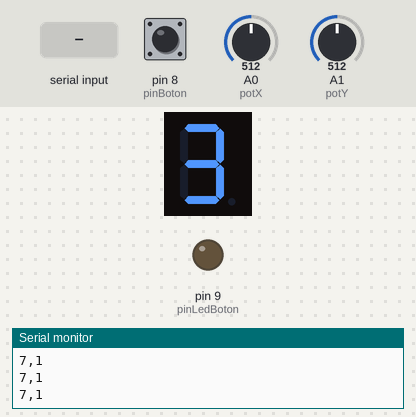
This sketch was run on a simulated Arduino Uno, built with avr-gcc and run on an emulated ATmega328P. On the bench: 1-digit seven-segment display, output pins drawn as LEDs (lit = HIGH), the last lines printed to the serial monitor. Wiring (inferred from the names in the program): 1-digit 7-segment display, segments lit when HIGH: segments pin 11, pin 10, pin 5, pin 6, pin 7, pin 12, pin 13. The inputs (shaded band) are chosen by the test bench; at power-on: pin 8 (pinBoton) HIGH, A0 (potX) = 512, A1 (potY) = 512. The segment pins are drawn as the display they are named for; pins used as bus, display or sensor lines are not drawn.

Above: at 1.2 s.
1.3 s: pin 8 (pinBoton) pulled LOW for 0.15 s
At 1.38 s:
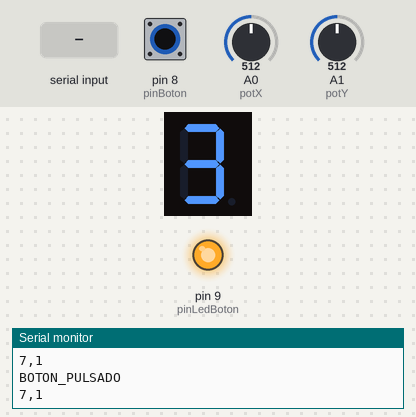
2.9 s: "0\n" received over Serial
At 3.8 s:
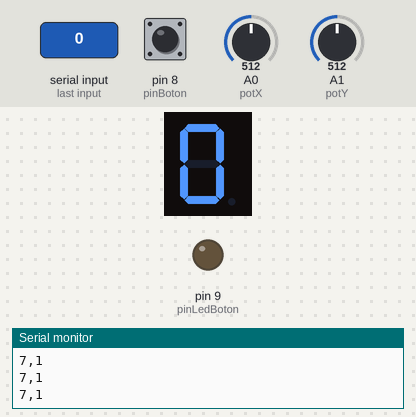
4.4 s: pin 8 (pinBoton) pulled LOW for 1 s
At 5.2 s:
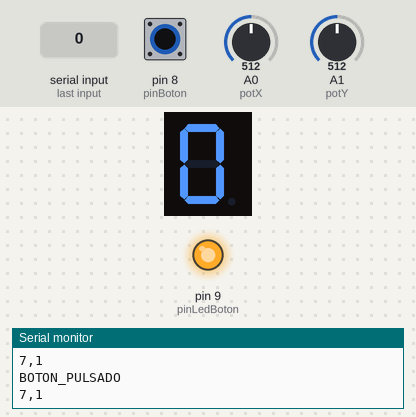
6.9 s: pin 8 (pinBoton) pulled LOW for 3.2 s
At 11.1 s:
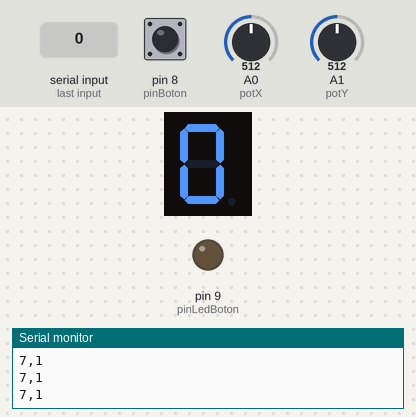
Timing chart, 0 to 12.6 s (numbered marks = the images above; inputs shaded):
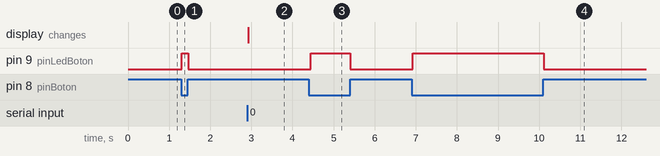

Measured:
- after the input at 1.3 s, pin 9 (pinLedBoton): LOW → HIGH at once, → LOW 0.15 s later
- after the input at 2.9 s, the display: changes at once (image 2)
- after the input at 4.4 s, pin 9 (pinLedBoton): LOW → HIGH at once, → LOW 0.96 s later
- after the input at 6.9 s, pin 9 (pinLedBoton): LOW → HIGH at once, → LOW 3.2 s later

The sketch:

proyecto_final1.ino
```cpp
int seg[] = {11, 10, 5, 6, 7, 12, 13}; // Pines para a b c d e f g
int nums[10][7] = {
  {1,1,1,1,1,1,0}, // 0
  {0,1,1,0,0,0,0}, // 1
  {1,1,0,1,1,0,1}, // 2
  {1,1,1,1,0,0,1}, // 3
};

int potX = A0;
int potY = A1;

int pinBoton = 8;    // Botón
int pinLedBoton = 9; // LED del botón

int x = 0, y = 0;

// Guardamos la vida actual mostrada
int vidaActual = 3;

void setup() {
  for (int i = 0; i < 7; i++) {
    pinMode(seg[i], OUTPUT);
  }

  mostrarNumero(vidaActual);

  pinMode(LED_BUILTIN, OUTPUT);
  pinMode(pinLedBoton, OUTPUT);
  pinMode(pinBoton, INPUT_PULLUP);

  Serial.begin(9600);
}

void loop() {
  // ───────── POTENCIÓMETROS ─────────
  int lecturaX = analogRead(potX);
  int lecturaY = analogRead(potY);

  x = map(lecturaX, 0, 1023, 0, 15);
  y = map(lecturaY, 0, 1023, 0, 2);

  dibujar();
  delay(50);

  // ───────── BOTÓN ─────────
  if (digitalRead(pinBoton) == LOW) {
    digitalWrite(pinLedBoton, HIGH);
    Serial.println("BOTON_PULSADO");
  } else {
    digitalWrite(pinLedBoton, LOW);
  }

  // ───────── RECIBIR VIDAS DESDE UNITY ─────────
  while (Serial.available() > 0) {
    String linea = Serial.readStringUntil('\n');
    linea.trim(); // Quita espacios o \r

    if (linea.length() == 0) continue; // Ignorar líneas vacías

    // Verificar que TODOS los caracteres son dígitos
    bool esNumeroValido = true;
    for (int i = 0; i < linea.length(); i++) {
      if (!isDigit(linea[i])) {
        esNumeroValido = false;
        break;
      }
    }

    if (!esNumeroValido) continue; // Ignorar si hay basura

    int vidas = linea.toInt();
    if (vidas >= 0 && vidas <= 3) {
      vidaActual = vidas;
      mostrarNumero(vidaActual);
    }
  }
}

void dibujar() {
  Serial.print(x);
  Serial.print(",");
  Serial.println(y);
}

void mostrarNumero(int n) {
  for (int i = 0; i < 7; i++) {
    digitalWrite(seg[i], nums[n][i]);
  }
}
```
